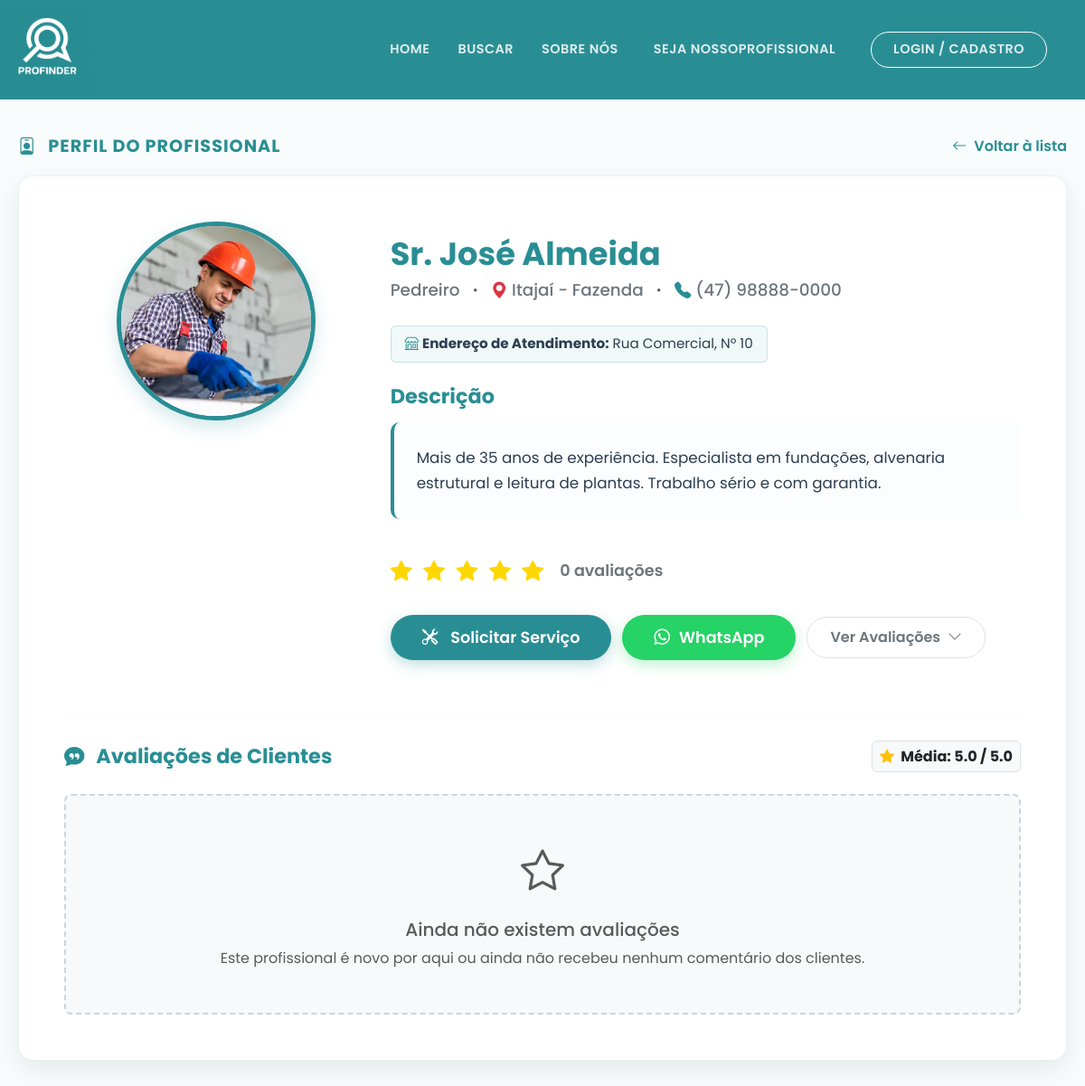
The page /perfil/1 on the database its author committed.
### app.py (models this page shows, shortened)
class Profissional(db.Model, UserMixin):
    id = db.Column(db.Integer, primary_key=True)
    nome = db.Column(db.String(100), nullable=False)
    cpf = db.Column(db.String(11), unique=True, nullable=False)
    email = db.Column(db.String(120), unique=True, nullable=False)
    senha = db.Column(db.String(128), nullable=False)
    telefone = db.Column(db.String(20), nullable=True)
    profissao = db.Column(db.String(50), nullable=False)
    cidade = db.Column(db.String(100), nullable=False)
    regiao = db.Column(db.String(100), nullable=False)
    endereco_fixo = db.Column(db.String(255), nullable=True)
    descricao = db.Column(db.Text, nullable=True)
    avaliacao = db.Column(db.Float, default=5.0)
    foto = db.Column(db.String(255), default='https://cdn-icons-png.flaticon.com/512/3135/3135715.png')
    tipo_conta = db.Column(db.String(20), default='profissional')
    verificado = db.Column(db.Boolean, default=False)
    trabalhos = db.relationship('Portfolio', backref='profissional', lazy=True, cascade='all, delete-orphan')
    solicitacoes_recebidas = db.relationship('SolicitacaoServico', backref='profissional_solicitado', lazy=True, cascade='all, delete-orphan')

### app.py (the view)
@app.route('/perfil/<int:id>')
def perfil(id):
    profissional_selecionado = Profissional.query.get_or_404(id)
    trabalhos_portfolio = Portfolio.query.filter_by(profissional_id=id).all()
    avaliacoes = Avaliacao.query.filter_by(profissional_id=id).order_by(Avaliacao.data_avaliacao.desc()).all()
    is_favorito = False
    if current_user.is_authenticated and current_user.tipo_conta == 'cliente':
        is_favorito = Favorito.query.filter_by(cliente_id=current_user.id, profissional_id=id).first() is not None
    return render_template('perfil.html', profissional=profissional_selecionado, portfolio=trabalhos_portfolio, avaliacoes=avaliacoes, is_favorito=is_favorito)

### app/templates/perfil.html (shortened to what this page needs)
<!DOCTYPE html>
<html lang="pt-BR">
<head>
    <link href="https://cdn.jsdelivr.net/npm/bootstrap@5.3.2/dist/css/bootstrap.min.css" rel="stylesheet">
    <link rel="stylesheet" href="https://cdn.jsdelivr.net/npm/bootstrap-icons@1.11.1/font/bootstrap-icons.css">
</head>
<body>
    <nav class="navbar navbar-expand-lg navbar-profinder sticky-top">
        <div class="container">
            <a class="navbar-brand" href="{{ url_for('index') }}" title="Sair / Voltar ao Início">
                <img src="{{ url_for('static', filename='img/logo-nome.png') }}" alt="Logo ProFinder">
            </a>
            <div class="collapse navbar-collapse justify-content-end" id="navbarNav">
                <ul class="navbar-nav align-items-center">
                    <li class="nav-item"><a class="nav-link" href="{{ url_for('index') }}">Home</a></li>
                    <li class="nav-item"><a class="nav-link" href="{{ url_for('busca_servicos') }}">Buscar</a></li>
                    <li class="nav-item"><a class="nav-link" href="{{ url_for('sobre') }}">Sobre Nós</a></li>
                    {% if current_user.is_authenticated %}
                    <li class="nav-item ms-lg-3 mt-3 mt-lg-0 d-none d-lg-block">
                        <a href="{{ url_for('meu_perfil') }}" class="nav-link"
                            style="text-transform: none; font-size: 0.95rem;" title="Acessar Meu Perfil">
                            Olá, <strong>{{ current_user.nome.split()[0] }}</strong>
                        </a>
                    </li>
                    <li class="nav-item d-lg-none mt-2">
                        <a class="nav-link" href="{{ url_for('meu_perfil') }}">Meu Perfil</a>
                    </li>
                    <li class="nav-item ms-lg-2 mt-2 mt-lg-0">
                        <a class="nav-link btn-login-nav border border-white rounded-pill px-4"
                            href="{{ url_for('logout') }}" style="background-color: rgba(255,255,255,0.1);">Sair</a>
                    </li>
                    {% else %}
                    <li class="nav-item ms-lg-2">
                        <a class="nav-link" href="{{ url_for('cadastro_profissional') }}">
                            Seja NossoProfissional
                        </a>
                    </li>
                    <li class="nav-item ms-lg-3 mt-3 mt-lg-0">
                        <a class="nav-link btn-login-nav border border-white rounded-pill px-4"
                            href="{{ url_for('login') }}">
                            Login / Cadastro
                        </a>
                    </li>
                    {% endif %}
                </ul>
            </div>
        </div>
    </nav>
    <main class="container main-container">
        <div class="cabecalho-perfil">
            <h2 class="titulo-secao"><i class="bi bi-person-badge me-2"></i> Perfil do Profissional</h2>
            <a href="javascript:history.back()" class="btn-voltar">
                <i class="bi bi-arrow-left"></i> Voltar à lista
            </a>
        </div>
        <div class="card-perfil">
            <div class="row">
                <div class="col-md-4 text-center mb-4 mb-md-0">
                    <div class="foto-perfil-container">
                        <img src="{{ profissional.foto }}" alt="Foto de {{ profissional.nome }}">
                    </div>
                </div>
                <div class="col-md-8">
                    <h1 class="nome-profissional">
                        {{ profissional.nome }}
                    </h1>
                    <div class="info-basica">
                        <span>{{ profissional.profissao }}</span>
                        <i class="bi bi-dot text-muted"></i>
                        <span><i class="bi bi-geo-alt-fill text-danger"></i>
                            {% if profissional.regiao == 'todas' %}
                            {{ profissional.cidade }} (Toda a região)
                            {% else %}
                            {{ profissional.cidade }} - {{ profissional.regiao.replace('_', ' ').title() }}
                            {% endif %}
                        </span>
                        {% if profissional.telefone %}
                        <i class="bi bi-dot text-muted"></i>
                        <span><i class="bi bi-telephone-fill" style="color: var(--cor-primaria);"></i> {{
                            profissional.telefone }}</span>
                        {% endif %}
                    </div>
                    {% if profissional.endereco_fixo %}
                    <div class="endereco-fixo mb-4">
                        <span
                            style="color: var(--cor-texto-escuro); font-size: 0.95rem; background-color: #f0f8f8; padding: 8px 15px; border-radius: 6px; display: inline-block; border: 1px solid rgba(41, 142, 148, 0.2); word-break: break-word;">
                            <i class="bi bi-shop" style="color: var(--cor-primaria);"></i> <strong>Endereço de
                                Atendimento:</strong> {{ profissional.endereco_fixo }}
                        </span>
                    </div>
                    {% endif %}
                    <h3 class="titulo-descricao">Descrição</h3>
                    <p class="texto-descricao">
                        {{ profissional.descricao | default("Profissional qualificado e altamente recomendado pela
                        comunidade ProFinder. Especialista na sua área de atuação, sempre com foco em entregar o melhor
                        resultado para os clientes.", true) }}
                    </p>
                    <div class="bloco-avaliacoes">
                        <div class="estrelas">
                            {% for i in range(5) %}
                            {% if i < profissional.avaliacao|int %} <i class="bi bi-star-fill"></i>
                                {% else %}
                                <i class="bi bi-star-fill estrela-vazia"></i>
                                {% endif %}
                                {% endfor %}
                        </div>
                        <span class="numero-avaliacoes">
                            {{ avaliacoes|length }} avaliações
                        </span>
                    </div>
                    <div class="botoes-acao mb-3">
                        {% if current_user.is_authenticated and current_user.tipo_conta == 'cliente' %}
                        <button type="button" class="btn-mensagem" data-bs-toggle="modal"
                            data-bs-target="#modalSolicitacao">
                            <i class="bi bi-tools me-1"></i> Solicitar Serviço
                        </button>
                        {% elif not current_user.is_authenticated %}
                        <button type="button" class="btn-mensagem" data-bs-toggle="modal"
                            data-bs-target="#modalAvisoLogin">
                            <i class="bi bi-tools me-1"></i> Solicitar Serviço
                        </button>
                        {% else %}
                        <button type="button" class="btn-mensagem"
                            onclick="alert('Apenas clientes podem solicitar serviços. Por favor, inicie sessão com uma conta de cliente.')"
                            style="opacity: 0.7;">
                            <i class="bi bi-tools me-1"></i> Solicitar Serviço
                        </button>
                        {% endif %}
                        {% if profissional.telefone %}
                        <a href="https://wa.me/55{{ profissional.telefone | replace(' ', '') | replace('-', '') | replace('(', '') | replace(')', '') }}?text={{ 'Olá! Encontrei o seu perfil no ProFinder como ' ~ profissional.profissao ~ ' e gostaria de solicitar um orçamento. Podemos conversar?' | urlencode }}"
                            target="_blank" class="btn-mensagem"
                            style="background-color: #25D366; border: none; box-shadow: 0 5px 15px rgba(37, 211, 102, 0.3);">
                            <i class="bi bi-whatsapp"></i> WhatsApp
                        </a>
                        {% else %}
                        <button type="button" class="btn-mensagem" data-bs-toggle="modal"
                            data-bs-target="#modalSemTelefone"
                            style="background-color: #95a5a6; border: none; box-shadow: none;">
                            <i class="bi bi-telephone-x"></i> Sem Telefone
                        </button>
                        {% endif %}
                        <a href="#secaoAvaliacoes" class="btn-avaliacoes">
                            Ver Avaliações <i class="bi bi-chevron-down"></i>
                        </a>
                    </div>
                </div>
            </div>
            <hr class="mt-5 mb-4" style="border-color: rgba(0,0,0,0.1);" id="secaoAvaliacoes">
            <div class="d-flex justify-content-between align-items-center mb-4 flex-wrap gap-3">
                <h3 class="titulo-descricao mb-0"><i class="bi bi-chat-quote-fill me-2"></i> Avaliações de Clientes</h3>
                <span class="badge bg-light text-dark border p-2" style="font-size: 1rem;">
                    <i class="bi bi-star-fill text-warning me-1"></i> Média: {{ profissional.avaliacao }} / 5.0
                </span>
            </div>
            {% if avaliacoes %}
            <div class="row row-cols-1 g-4 mb-2">
                {% for av in avaliacoes %}
                <div class="col">
                    <div class="card border-0 shadow-sm"
                        style="border-radius: 12px; background-color: #f8fcfc; border-left: 4px solid var(--cor-primaria) !important;">
                        <div class="card-body p-4">
                            <div class="d-flex justify-content-between align-items-start flex-wrap gap-2 mb-3">
                                <div class="d-flex align-items-center gap-3">
                                    <img src="{{ av.cliente.foto }}" alt="Avatar Cliente" class="rounded-circle"
                                        style="width: 48px; height: 48px; object-fit: cover; border: 2px solid white; box-shadow: 0 2px 5px rgba(0,0,0,0.1);">
                                    <div>
                                        <h6 class="fw-bold mb-0" style="color: var(--cor-texto-escuro);">{{
                                            av.cliente.nome }}</h6>
                                        <small class="text-muted"><i class="bi bi-calendar3"></i> {{
                                            av.data_avaliacao.strftime('%d/%m/%Y') }}</small>
                                    </div>
                                </div>
                                <div class="estrelas mb-0" style="font-size: 1.1rem; letter-spacing: 1px;">
                                    {% for i in range(5) %}
                                    <i class="bi bi-star-fill {{ 'estrela-vazia' if i >= av.nota else '' }}"></i>
                                    {% endfor %}
                                </div>
                            </div>
                            {% if av.comentario %}
                            <div class="p-3 bg-white rounded" style="border: 1px solid rgba(0,0,0,0.05);">
                                <p class="mb-0 text-dark"
                                    style="font-size: 0.95rem; line-height: 1.6; font-style: italic;">"{{ av.comentario
                                    }}"</p>
                            </div>
                            {% else %}
                            <p class="text-muted small mb-0 font-italic">O cliente não deixou nenhum comentário escrito.
                            </p>
                            {% endif %}
                        </div>
                    </div>
                </div>
                {% endfor %}
            </div>
            {% else %}
            <div class="text-center p-5 bg-light rounded-3" style="border: 2px dashed #cbd5e1;">
                <i class="bi bi-star text-muted" style="font-size: 3rem;"></i>
                <h5 class="mt-3 text-muted">Ainda não existem avaliações</h5>
                <p class="text-muted mb-0">Este profissional é novo por aqui ou ainda não recebeu nenhum comentário dos
                    clientes.</p>
            </div>
            {% endif %}
        </div>
    </main>
</body>
</html>

### rows shown on the page
Profissional: foto (picture), nome "Sr. José Almeida", profissao "Pedreiro", cidade "Itajaí", regiao.replace "Fazenda", telefone "(47) 98888-0000", endereco_fixo "Rua Comercial, Nº 10", descricao "Mais de 35 anos de experiência. Especialista em fundações, alvenaria estrutural e leitura de plantas. Trabalho sério e com garantia.", avaliacao "5.0"

### other values the page prints
{{ avaliacoes|length }} "0"
